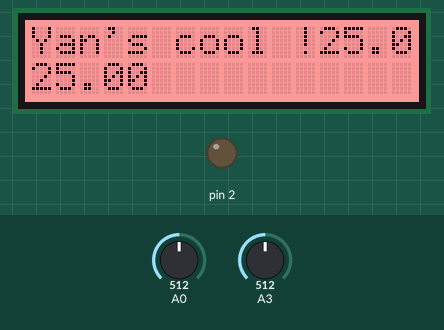
This sketch was run on a simulated Arduino Uno, built with avr-gcc and run on an emulated ATmega328P. Parts: 16×2 character LCD, output pins drawn as LEDs (lit = HIGH). Inputs (shaded band) come from the test bench; at power-on: A0 = 512, A3 = 512. What the sketch prints to the serial monitor is not drawn.

Above: at 2.2 s.
2.3 s: A0 set to 494
At 3.6 s:
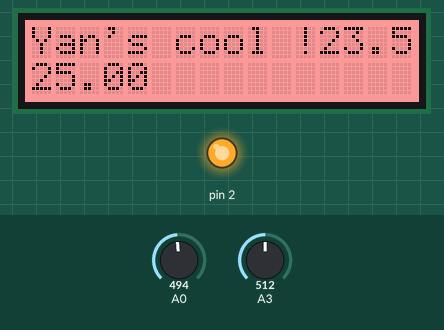
4.6 s: A0 set to 0
At 5.7 s:
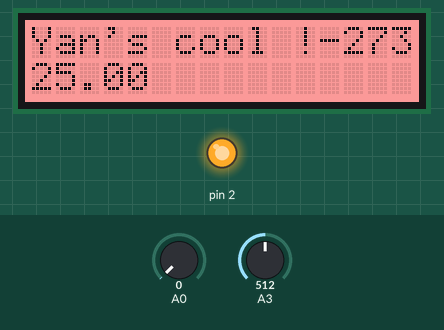
6.6 s: A3 set to 716
At 7.9 s:
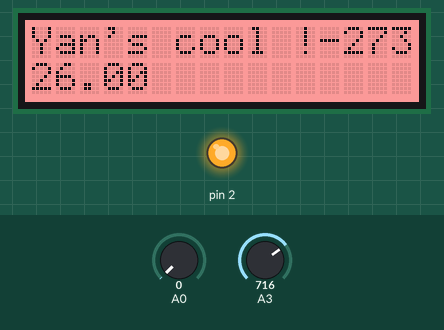
8.7 s: A0 set to 716
At 10.0 s:
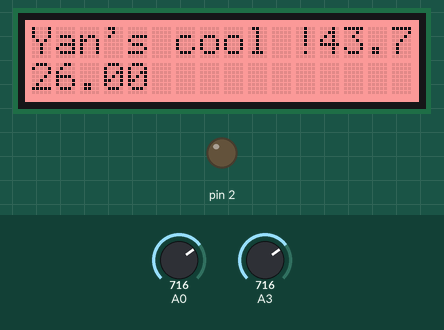
10.7 s: A3 set to 900
12.8 s: A3 set to 1023
At 14.2 s:
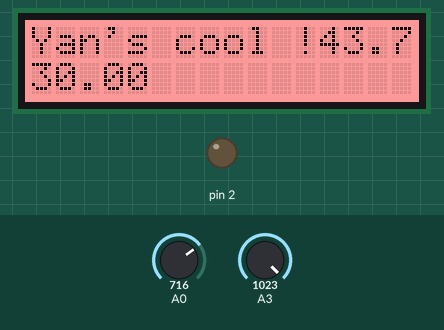
Timing chart, 0 to 15.8 s (numbered marks = the images above; inputs shaded):
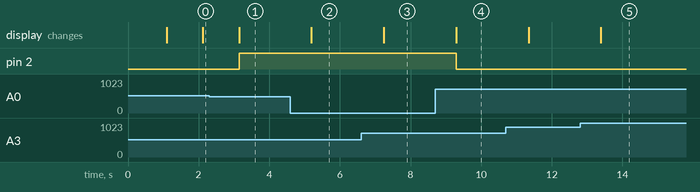

Measured:
- the behaviour switches between 512 and 511 on A0 (found by bisection; images 0 and 1)
- after the input at 2.3 s, pin 2: LOW → HIGH after 0.85 s; the display: changes after 0.85 s (image 1)
- after the input at 4.6 s, the display: changes after 0.60 s (image 2)
- after the input at 6.6 s, the display: changes after 0.65 s (image 3)
- after the input at 8.7 s, pin 2: HIGH → LOW after 0.60 s; the display: changes after 0.60 s (image 4)
- after the input at 12.8 s, the display: changes after 0.59 s (image 5)

The sketch:

GroveTemp_copy_20231124125626.ino
```cpp
#include<math.h>
#include <Wire.h>
#include "rgb_lcd.h"

rgb_lcd lcd;
const int B = 4275;
const int R0 = 100000;
const int colorR = 255;
const int colorG = 124;
const int colorB = 123;
const int above = 50;
const int below = 0;
//const int threshhold = 30;
void setup()
{
    pinMode(2 , OUTPUT);
    //digitalWrite(2, HIGH);
    // set up the LCD's number of columns and rows:
    lcd.begin(16, 2);

    lcd.setRGB(colorR, colorG, colorB);
    // Print a message to the LCD.
    lcd.print("Yan's cool !");
    Serial.begin(9600);
    delay(1000);
}


void loop() {
  int a , read;
  read = analogRead(A3);
  a = analogRead(A0);
  float threshhold =map(read ,  0 ,1023 , 20, 30);
  float R = 1023.0/a-1.0;

  R = R0*R;
  float temperature = 1.0/(log(R/R0)/B+1/298.15)-273.15;
  Serial.println("temperature");
  Serial.println(temperature);
  lcd.print("Yan's cool !");
  lcd.print(temperature);
  lcd.setCursor(0, 1);
  // print the number of seconds since reset:
  lcd.print(threshhold);
  lcd.setCursor(0, 0 );
  if( temperature > threshhold ){
    digitalWrite(2, LOW);
    Serial.println(below);
  }
  else{
    digitalWrite(2 , HIGH);
    Serial.println(above);
  }
  //Serial.print("C ");
  delay(1000);
}
```
